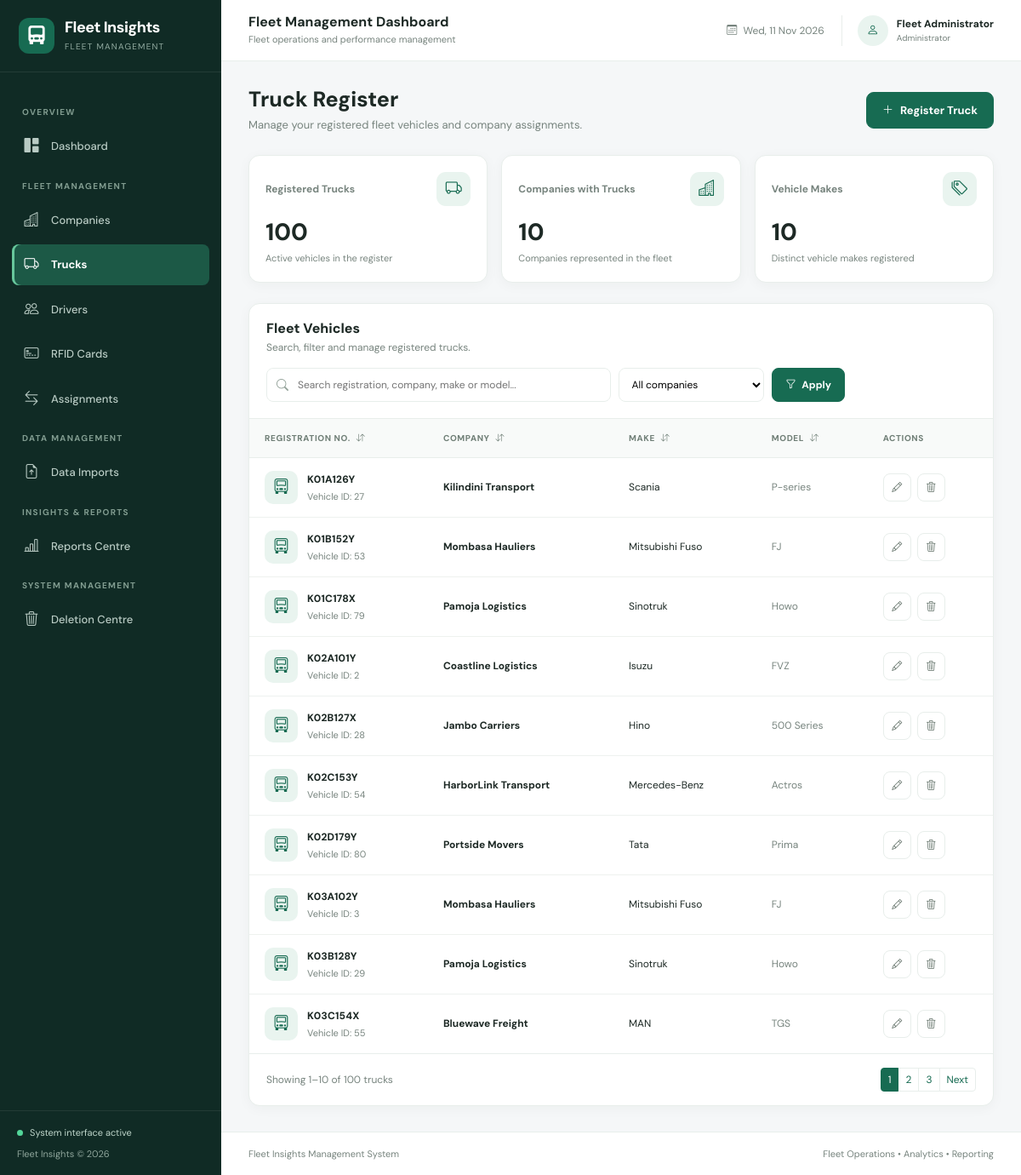
The app's page /trucks/ with its own data.
### apps/vehicles/models.py (models this page shows, shortened)
class Vehicle(models.Model):
    company = models.ForeignKey(
        Company,
        on_delete=models.PROTECT,
        related_name="vehicles",
    )
    registration_number = models.CharField(
        max_length=30,
        unique=True,
        verbose_name="REG.NO",
    )
    make = models.CharField(
        max_length=100,
    )
    model = models.CharField(
        max_length=100,
    )
    created_at = models.DateTimeField(
        auto_now_add=True,
    )
    is_deleted = models.BooleanField(
        default=False,
        db_index=True,
    )
    deleted_at = models.DateTimeField(
        null=True,
        blank=True,
    )
    deleted_reason = models.TextField(
        blank=True,
    )
    class Meta:
        ordering = ["registration_number"]
        verbose_name = "Truck"
        verbose_name_plural = "Trucks"

### apps/companies/models.py (models this page shows, shortened)
class Company(models.Model):
    name = models.CharField(
        max_length=200,
        unique=True,
    )
    created_at = models.DateTimeField(
        auto_now_add=True,
    )
    is_deleted = models.BooleanField(
        default=False,
        db_index=True,
    )
    deleted_at = models.DateTimeField(
        null=True,
        blank=True,
    )
    deleted_reason = models.TextField(
        blank=True,
    )
    class Meta:
        ordering = ["name"]
        verbose_name_plural = "companies"

### apps/vehicles/views.py (the view, shortened to what this page needs)
# urls.py: path("", views.record_list, name="access_cards_list"),
def record_list(request):
    qs = Vehicle.objects.filter(
        is_deleted=False
    ).select_related("company")
    q = request.GET.get("q", "").strip()
    company_filter = request.GET.get("company", "").strip()
    allowed_sorting = {
        "registration_number": "registration_number",
        "-registration_number": "-registration_number",
        "company": "company__name",
        "-company": "-company__name",
        "make": "make",
        "-make": "-make",
        "model": "model",
        "-model": "-model",
    }
    sort = request.GET.get("sort", "registration_number")
    if sort not in allowed_sorting:
        sort = "registration_number"
    qs = qs.order_by(allowed_sorting[sort], "id")
    active_trucks = Vehicle.objects.filter(
        is_deleted=False
    )
    total_trucks = active_trucks.count()
    companies_with_trucks = (
        active_trucks
        .values("company_id")
        .distinct()
        .count()
    )
    total_makes = (
        active_trucks
        .exclude(make__isnull=True)
        .exclude(make__exact="")
        .values("make")
        .distinct()
        .count()
    )
    companies = Company.objects.filter(
        is_deleted=False
    ).order_by("name")
    paginator = Paginator(qs, 10)
    page_obj = paginator.get_page(request.GET.get("page"))
    context = {
        "records": page_obj,
        "page_obj": page_obj,
        "q": q,
        "sort": sort,
        "companies": companies,
        "company_filter": company_filter,
        "total_trucks": total_trucks,
        "companies_with_trucks": companies_with_trucks,
        "total_makes": total_makes,
        "page_title": "Truck Register",
    }
    return render(request, "vehicles/list.html", context)

### templates/vehicles/list.html (shortened to what this page needs)
{% extends "base.html" %}
{% block content %}
<div class="truck-page">
    <div class="truck-header">
        <div>
            <h2>Truck Register</h2>
            <p>Manage your registered fleet vehicles and company assignments.</p>
        </div>
        <a href="{% url 'vehicles_add' %}" class="truck-add-btn">
            <i class="bi bi-plus-lg"></i>
            Register Truck
        </a>
    </div>
    <div class="row g-3 mb-4">
        <div class="col-12 col-md-4">
            <div class="truck-stat">
                <div class="truck-stat-top">
                    <span class="truck-stat-label">Registered Trucks</span>
                    <span class="truck-stat-icon">
                        <i class="bi bi-truck"></i>
                    </span>
                </div>
                <div class="truck-stat-value">{{ total_trucks }}</div>
                <div class="truck-stat-description">Active vehicles in the register</div>
            </div>
        </div>
        <div class="col-6 col-md-4">
            <div class="truck-stat">
                <div class="truck-stat-top">
                    <span class="truck-stat-label">Companies with Trucks</span>
                    <span class="truck-stat-icon">
                        <i class="bi bi-buildings"></i>
                    </span>
                </div>
                <div class="truck-stat-value">{{ companies_with_trucks }}</div>
                <div class="truck-stat-description">Companies represented in the fleet</div>
            </div>
        </div>
        <div class="col-6 col-md-4">
            <div class="truck-stat">
                <div class="truck-stat-top">
                    <span class="truck-stat-label">Vehicle Makes</span>
                    <span class="truck-stat-icon">
                        <i class="bi bi-tags"></i>
                    </span>
                </div>
                <div class="truck-stat-value">{{ total_makes }}</div>
                <div class="truck-stat-description">Distinct vehicle makes registered</div>
            </div>
        </div>
    </div>
    <div class="truck-panel">
        <div class="truck-panel-header">
            <div>
                <h5 class="truck-panel-title">Fleet Vehicles</h5>
                <p class="truck-panel-subtitle">
                    Search, filter and manage registered trucks.
                </p>
            </div>
            <form method="GET" class="truck-filter-form">
                <div class="truck-search-wrap">
                    <i class="bi bi-search"></i>
                    <input type="text" class="truck-search" name="q" value="{{ q }}"
                        placeholder="Search registration, company, make or model..." aria-label="Search trucks">
                </div>
                <select name="company" class="truck-company-select" aria-label="Filter by company">
                    <option value="">All companies</option>
                </select>
                <button type="submit" class="truck-filter-btn">
                    <i class="bi bi-funnel me-1"></i>
                    Apply
                </button>
            </form>
        </div>
        <div class="table-responsive">
            <table class="table truck-table">
                <thead>
                    <tr>
                        <th>
                            <a class="truck-sort-link"
                                href="?q={{ q|urlencode }}&company={{ company_filter|urlencode }}&sort={% if sort == 'registration_number' %}-registration_number{% else %}registration_number{% endif %}">
                                Registration No.
                                <i class="bi bi-arrow-down-up ms-1"></i>
                            </a>
                        </th>
                        <th>
                            <a class="truck-sort-link"
                                href="?q={{ q|urlencode }}&company={{ company_filter|urlencode }}&sort={% if sort == 'company' %}-company{% else %}company{% endif %}">
                                Company
                                <i class="bi bi-arrow-down-up ms-1"></i>
                            </a>
                        </th>
                        <th>
                            <a class="truck-sort-link"
                                href="?q={{ q|urlencode }}&company={{ company_filter|urlencode }}&sort={% if sort == 'make' %}-make{% else %}make{% endif %}">
                                Make
                                <i class="bi bi-arrow-down-up ms-1"></i>
                            </a>
                        </th>
                        <th>
                            <a class="truck-sort-link"
                                href="?q={{ q|urlencode }}&company={{ company_filter|urlencode }}&sort={% if sort == 'model' %}-model{% else %}model{% endif %}">
                                Model
                                <i class="bi bi-arrow-down-up ms-1"></i>
                            </a>
                        </th>
                        <th>Actions</th>
                    </tr>
                </thead>
                <tbody>
                    {% for r in records %}
                    <tr>
                        <td>
                            <div class="truck-registration">
                                <div class="truck-icon-box">
                                    <i class="bi bi-truck-front"></i>
                                </div>
                                <div>
                                    <div class="truck-reg-number">
                                        {{ r.registration_number }}
                                    </div>
                                    <div class="truck-small-text">
                                        Vehicle ID: {{ r.pk }}
                                    </div>
                                </div>
                            </div>
                        </td>
                        <td>
                            <div class="truck-company-name">
                                {{ r.company.name }}
                            </div>
                        </td>
                        <td>
                            {{ r.make|default:"—" }}
                        </td>
                        <td>
                            <span class="truck-model">
                                {{ r.model|default:"—" }}
                            </span>
                        </td>
                        <td>
                            <div class="truck-actions">
                                <a href="{% url 'vehicles_edit' r.pk %}" class="truck-action" title="Edit truck"
                                    aria-label="Edit truck">
                                    <i class="bi bi-pencil"></i>
                                </a>
                                <a href="{% url 'vehicles_delete' r.pk %}" class="truck-action delete"
                                    title="Remove truck" aria-label="Remove truck">
                                    <i class="bi bi-trash3"></i>
                                </a>
                            </div>
                        </td>
                    </tr>
                    {% endfor %}
                </tbody>
            </table>
        </div>
        {% if page_obj.paginator.num_pages > 1 %}
        <div class="truck-pagination">
            <div class="truck-pagination-info">
                Showing {{ page_obj.start_index }}–{{ page_obj.end_index }}
                of {{ page_obj.paginator.count }} trucks
            </div>
            <nav aria-label="Truck pagination">
                <ul class="pagination pagination-sm mb-0">
                    {% for num in page_obj.paginator.page_range %}
                    {% if num == page_obj.number %}
                    <li class="page-item active">
                        <span class="page-link">{{ num }}</span>
                    </li>
                    {% elif num > page_obj.number|add:"-3" and num < page_obj.number|add:"3" %} <li class="page-item">
                        <a class="page-link"
                            href="?q={{ q|urlencode }}&company={{ company_filter|urlencode }}&sort={{ sort|urlencode }}&page={{ num }}">
                            {{ num }}
                        </a>
                        </li>
                        {% endif %}
                        {% endfor %}
                        {% if page_obj.has_next %}
                        <li class="page-item">
                            <a class="page-link"
                                href="?q={{ q|urlencode }}&company={{ company_filter|urlencode }}&sort={{ sort|urlencode }}&page={{ page_obj.next_page_number }}">
                                Next
                            </a>
                        </li>
                        {% endif %}
                </ul>
            </nav>
        </div>
        {% endif %}
    </div>
</div>
{% endblock %}

### records on screen
Vehicle: registration_number "K01A126Y", pk "27", company.name "Kilindini Transport", make "Scania", model "P-series"
Vehicle: registration_number "K01B152Y", pk "53", company.name "Mombasa Hauliers", make "Mitsubishi Fuso", model "FJ"
Vehicle: registration_number "K01C178X", pk "79", company.name "Pamoja Logistics", make "Sinotruk", model "Howo"
Vehicle: registration_number "K02A101Y", pk "2", company.name "Coastline Logistics", make "Isuzu", model "FVZ"
Vehicle: registration_number "K02B127X", pk "28", company.name "Jambo Carriers", make "Hino", model "500 Series"
Vehicle: registration_number "K02C153Y", pk "54", company.name "HarborLink Transport", make "Mercedes-Benz", model "Actros"
Vehicle: registration_number "K02D179Y", pk "80", company.name "Portside Movers", make "Tata", model "Prima"
Vehicle: registration_number "K03A102Y", pk "3", company.name "Mombasa Hauliers", make "Mitsubishi Fuso", model "FJ"
Vehicle: registration_number "K03B128Y", pk "29", company.name "Pamoja Logistics", make "Sinotruk", model "Howo"
Vehicle: registration_number "K03C154X", pk "55", company.name "Bluewave Freight", make "MAN", model "TGS"

### other values on screen
{{ total_trucks }} "100"
{{ companies_with_trucks }} "10"
{{ total_makes }} "10"
{{ page_obj.start_index }} "1"
{{ page_obj.end_index }} "10"
{{ page_obj.paginator.count }} "100"
{{ num }} "1"
{{ num }} "2" "3"
